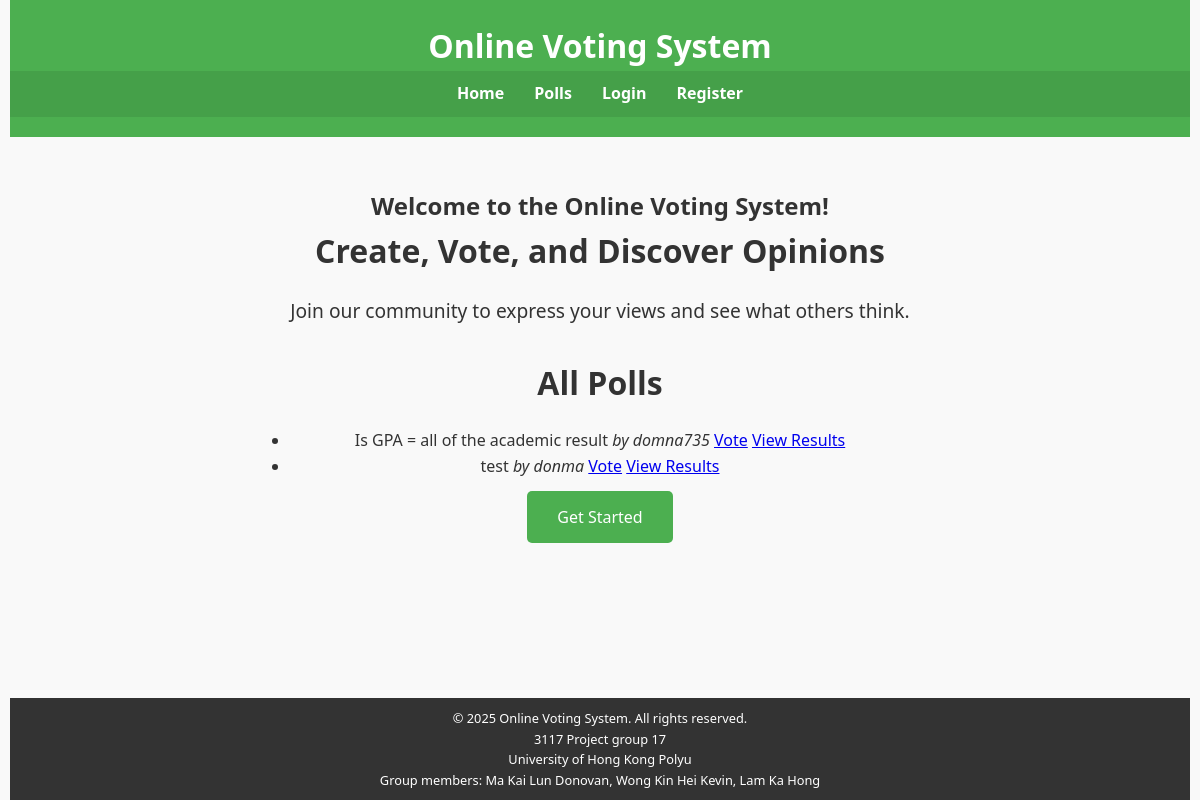
Before: / with the older database file.
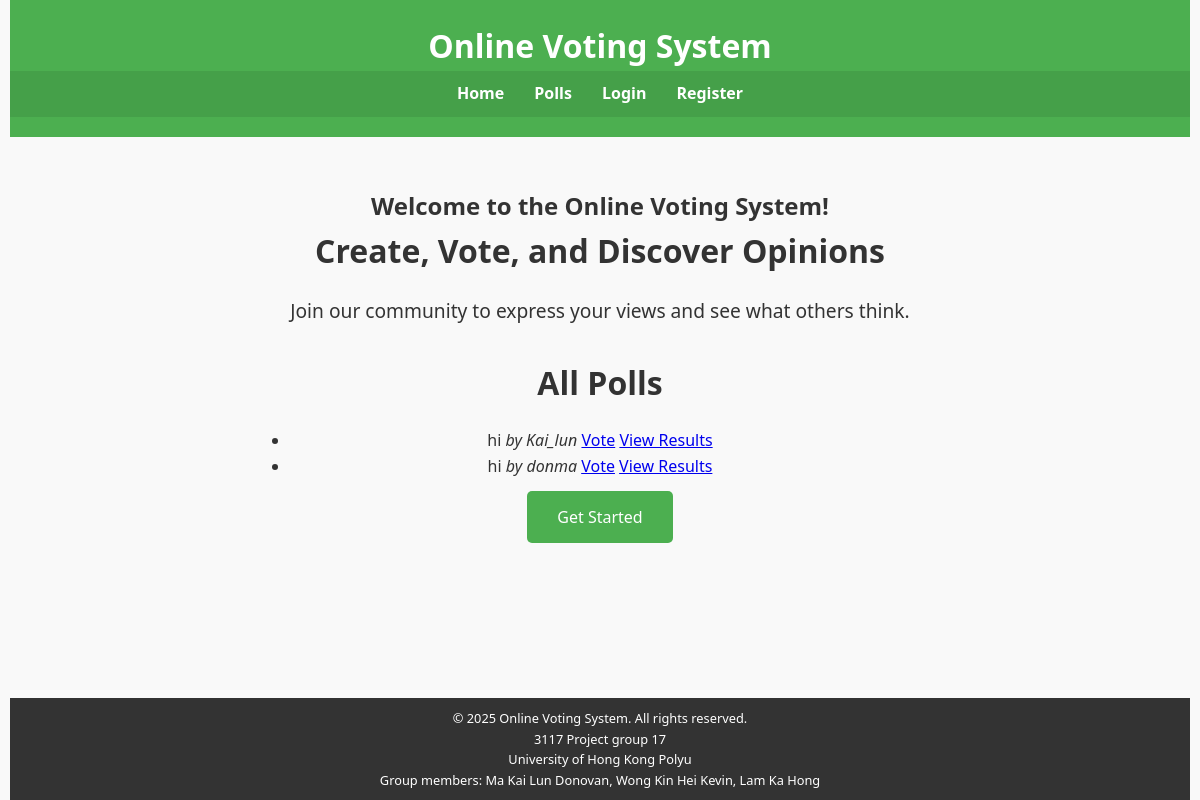
After: the same page with the newer database file.
### tables this page shows
CREATE TABLE `polls` (
  `poll_id` int(11) NOT NULL,
  `user_id` int(11) NOT NULL,
  `question` text NOT NULL,
  `created_at` timestamp NOT NULL DEFAULT current_timestamp(),
  `content` text DEFAULT NULL
);

CREATE TABLE `users` (
  `user_id` int(11) NOT NULL,
  `login_id` varchar(50) NOT NULL,
  `nickname` varchar(50) NOT NULL,
  `email` varchar(100) NOT NULL,
  `profile_pic` varchar(255) DEFAULT NULL,
  `password` varchar(255) NOT NULL,
  `created_at` timestamp NOT NULL DEFAULT current_timestamp(),
  `login_attempts` int(11) DEFAULT 0,
  `last_attempt` datetime DEFAULT NULL
);

### index.php (the view, shortened to what this page needs)
<?php
include('db_connect.php');
?>
<!DOCTYPE html>
<html lang="en">
<head>
    <link rel="stylesheet" href="styles.css">
</head>
<body>
    <header>
        <h1>Online Voting System</h1>
        <?php include('nav.php'); display_nav(1); ?>
    </header>
    <main>
        <h2>Welcome to the Online Voting System!</h2>
        <section class="intro">
            <h2>Create, Vote, and Discover Opinions</h2>
            <p>Join our community to express your views and see what others think.</p>
            <section>
                <h2>All Polls</h2>
                <ul>
                    <?php
                    $sql = "SELECT polls.poll_id, polls.question, users.nickname AS creator
                            FROM polls
                            JOIN users ON polls.user_id = users.user_id";
                    $stmt = $conn->prepare($sql);
                    if (!$stmt) {
                        error_log("Prepare failed (fetch polls): " . $conn->error);
                        echo "<li>An error occurred. Please try again later.</li>";
                    } else {
                        $stmt->execute();
                        $result = $stmt->get_result();
                        if ($result && $result->num_rows > 0) {
                            while ($row = $result->fetch_assoc()) {
                                $question = htmlspecialchars($row['question'], ENT_QUOTES, 'UTF-8');
                                $creator  = htmlspecialchars($row['creator'], ENT_QUOTES, 'UTF-8');
                                $poll_id  = intval($row['poll_id']);
                                echo "<li>" . $question . " <em>by " . $creator . "</em> " .
                                     "<a href='vote.php?poll_id=" . $poll_id . "'>Vote</a> " .
                                     "<a href='view_results.php?poll_id=" . $poll_id . "'>View Results</a></li>";
                            }
                        } else {
                            echo "<li>No polls found.</li>";
                        }
                    }
                    ?>
                </ul>
            </section>
            <br>
            <?php
            if (isset($_SESSION['user_id'])) {
                echo '<a href="create_poll.php" class="btn">Create Poll</a>';
            } else {
                echo '<a href="login.php" class="btn">Get Started</a>';
            }
            ?>
        </section>
    </main>
    <?php include('footer.php'); ?>
</body>
</html>

Changed rows visible on the page:
removed polls: question "Is GPA = all of the academic result", user.nickname "domna735"
removed polls: question "test", user.nickname "donma"
added polls: question "hi", user.nickname "Kai_lun"
added polls: question "hi", user.nickname "donma"
